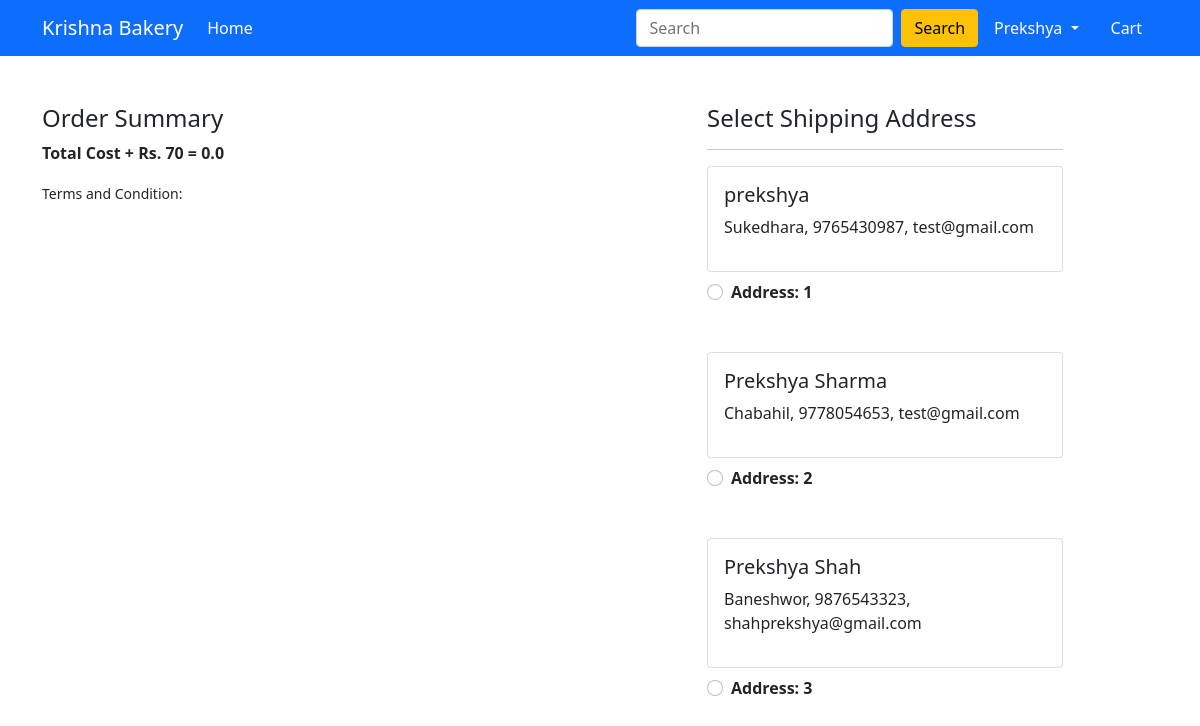
Page /checkout/ (signed in) on the committed database.
### bakery/models.py (models this page shows, shortened)
class Customer(models.Model):
    user = models.ForeignKey(
        User, on_delete=models.CASCADE, blank=True, null=True)
    name = models.CharField(max_length=200)
    address = models.CharField(max_length=200, blank=True, null=True)
    phone = models.TextField(blank=True, null=True, max_length=10)
    email = models.EmailField(blank=True, null=True)
    id = models.UUIDField(default=uuid.uuid4, unique=True,
                          primary_key=True, editable=False)

### bakery/views.py (the view)
# urls.py: path('checkout/', views.checkout, name='checkout'),
@login_required
def checkout(request):
    user = request.user
    add = Customer.objects.filter(user=user)
    cart_items = Cart.objects.filter(user=user)
    amount = 0.0
    shipping_amount = 70.0
    totalamount = 0.0
    cart_product = [p for p in Cart.objects.all() if p.user == request.user]
    if cart_product:
        for p in cart_product:
            tempamount = (p.quantity * p.product.discounted_price)
            amount += tempamount
        totalamount = amount + shipping_amount
    return render(request, 'app/checkout.html', {'add': add, 'totalamount': totalamount, 'cart_items': cart_items})

### bakery/templates/app/checkout.html (shortened to what this page needs)
{% extends 'app/base.html' %}
{% load static %}
{% block main-content %}
<div class="container">
  <div class="row mt-5">
    <div class="col-sm-6">
      <h4>Order Summary</h4>
      <p class="fw-bold">Total Cost + Rs. 70 = {{totalamount}}</p>
      <small>Terms and Condition: </small>
    </div>
    <div class="col-sm-4 offset-sm-1">
      <h4>Select Shipping Address</h4>
      <hr>
      <form action="/paymentdone" id="myform">
        {% for ad in add %}
        <div class="card">
          <div class="card-body">
            <h5>{{ad.name}}</h5>
            <p>{{ad.address}}, {{ad.phone}}, {{ad.email}}</p>
          </div>
        </div>
        <div class="form-check mt-2 mb-5">
          <input class="form-check-input" type="radio" name="custid" id="custadd{{forloop.counter}}" value="{{ad.id}}">
          <label class="form-check-label fw-bold" for="custadd{{forloop.counter}}">
            Address: {{forloop.counter}} </label>
        </div>
        {% endfor %}
      </form>
    </div>
  </div>
</div>
{% endblock main-content %}

### bakery/templates/app/base.html (shortened to what this page needs)
<!doctype html>
{% load static %}
<html lang="en">
<head>
  <link href="https://cdn.jsdelivr.net/npm/bootstrap@5.0.0-beta1/dist/css/bootstrap.min.css" rel="stylesheet"
>
  <link rel="stylesheet" href="{% static 'app/css/owl.carousel.min.css' %}">
  <link rel="stylesheet" href="{% static 'app/css/all.min.css' %}">
  <link rel="stylesheet" href="{% static 'app/css/style.css' %}">
</head>
<body>
  <nav class="navbar navbar-expand-lg navbar-dark bg-primary">
    <div class="container">
      <a class="navbar-brand" href="/">Krishna Bakery</a>
      <div class="collapse navbar-collapse" id="navbarSupportedContent">
        <ul class="navbar-nav me-auto mb-2 mb-lg-0">
          <li class="nav-item">
            <a class="nav-link active" aria-current="page" href="/">Home</a>
          </li>
        </ul>
        <form action="{% url 'home' %}" method="get" class="d-flex">
          <input class="form-control me-2" type="search" placeholder="Search" aria-label="Search" name="search_query"
            value="{{search_query}}">
          <button class="btn btn-warning" type="submit">Search</button>
        </form>
        <div>
          <ul class="navbar-nav me-auto mb-2 mb-lg-0">
            {% if request.user.is_authenticated %}
            <li class="nav-item dropdown mx-2">
              <a class="nav-link dropdown-toggle text-white" href="#" id="profileDropdown" role="button"
                data-bs-toggle="dropdown" aria-expanded="false">
                {{request.user.username|capfirst}}
              </a>
            </li>
            <div>
              <ul class="navbar-nav me-auto mb-2 mb-lg-0">
                <li class="nav-item mx-2">
                  <a href="{% url 'showcart' %}" class="nav-link text-white">
                    Cart </a>
                </li>
                {% endif %}
              </ul>
            </div>
        </div>
      </div>
  </nav>
  {% block main-content %} {% endblock main-content %}
</body>
</html>

### rows in the picture
Customer: name "prekshya", address "Sukedhara", phone "9765430987", email "test@gmail.com"
Customer: name "Prekshya Sharma", address "Chabahil", phone "9778054653", email "test@gmail.com"
Customer: name "Prekshya Shah", address "Baneshwor", phone "9876543323", email "shahprekshya@gmail.com"

### other values in the picture
{{ request.user.username|capfirst }} "Prekshya"
{{ totalamount }} "0.0"
